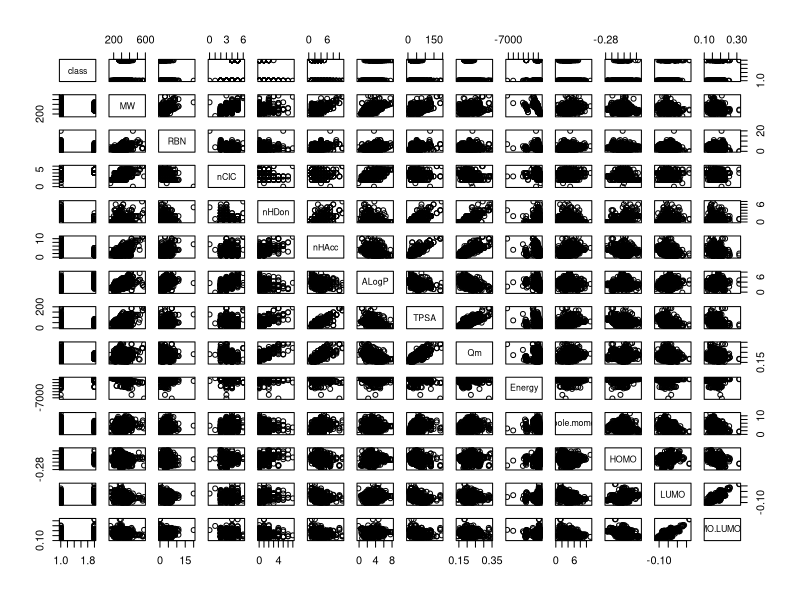
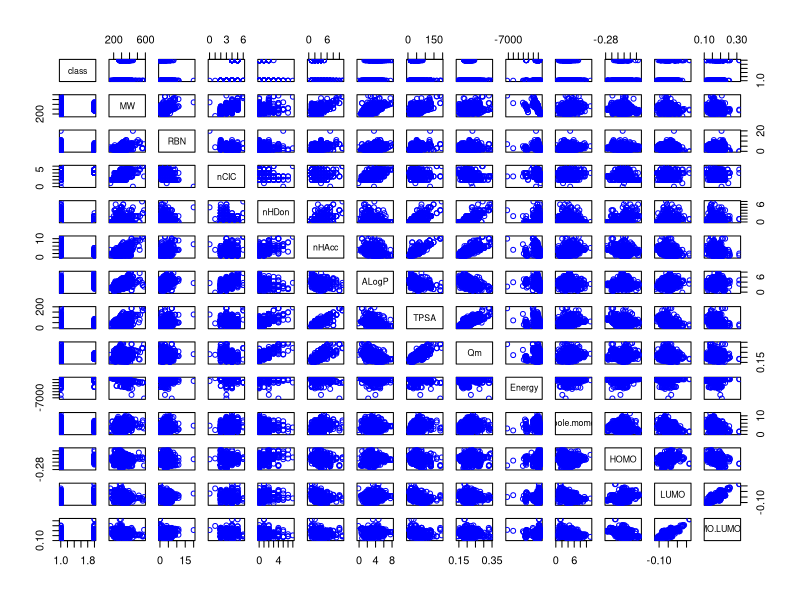
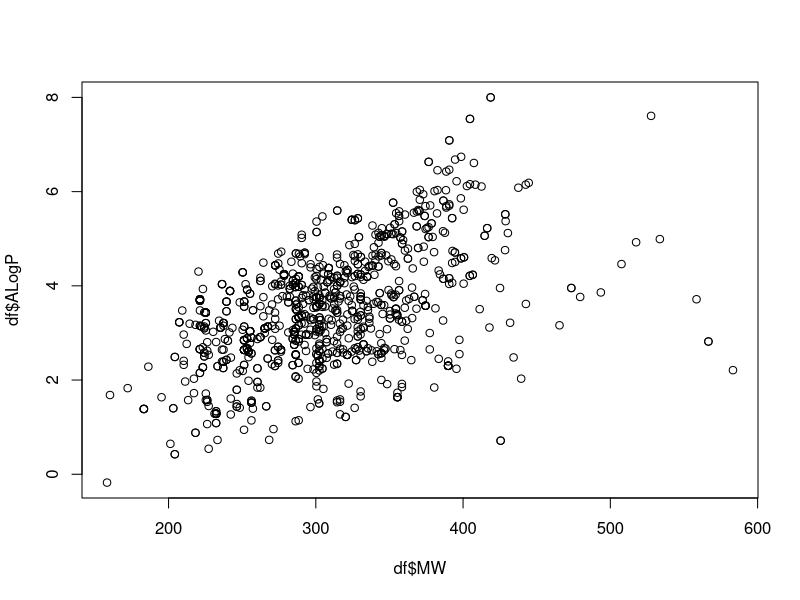
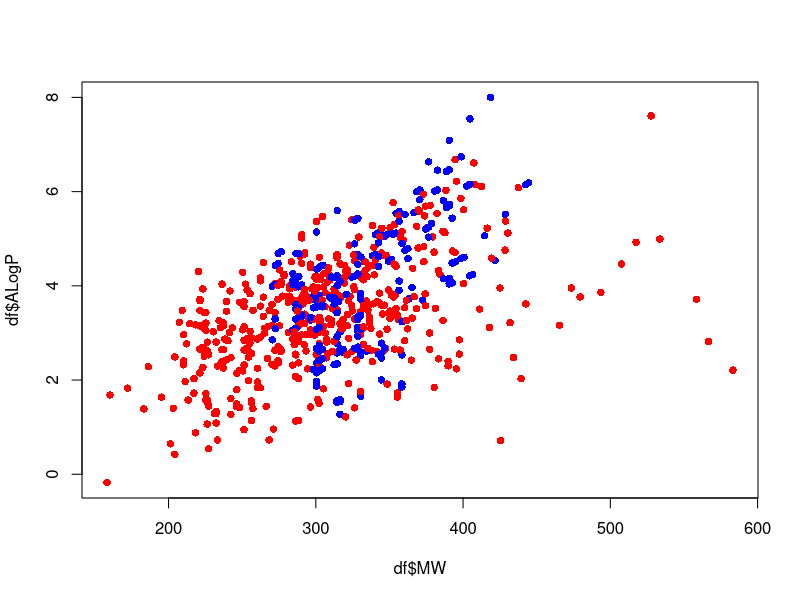
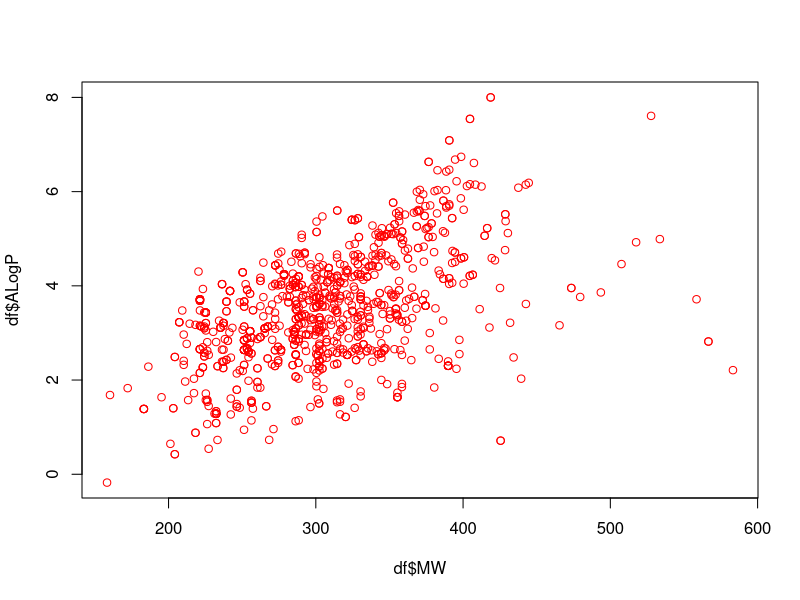
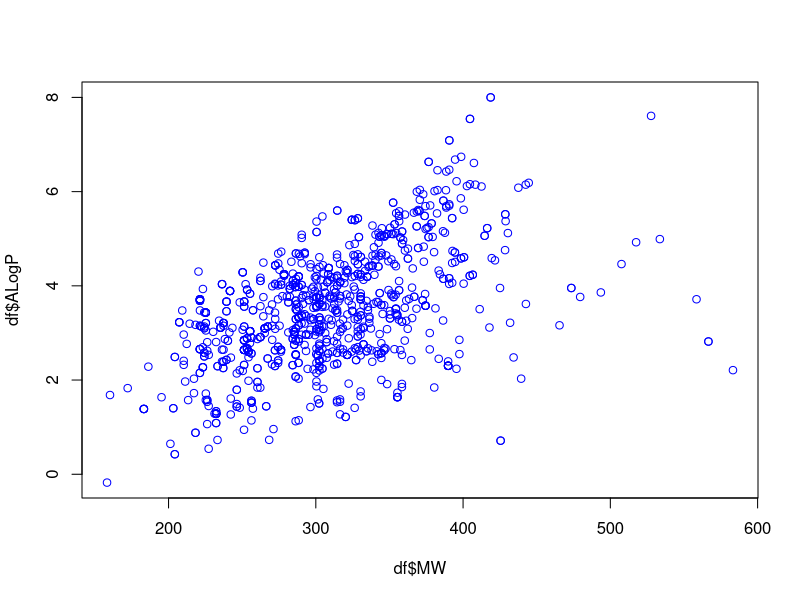
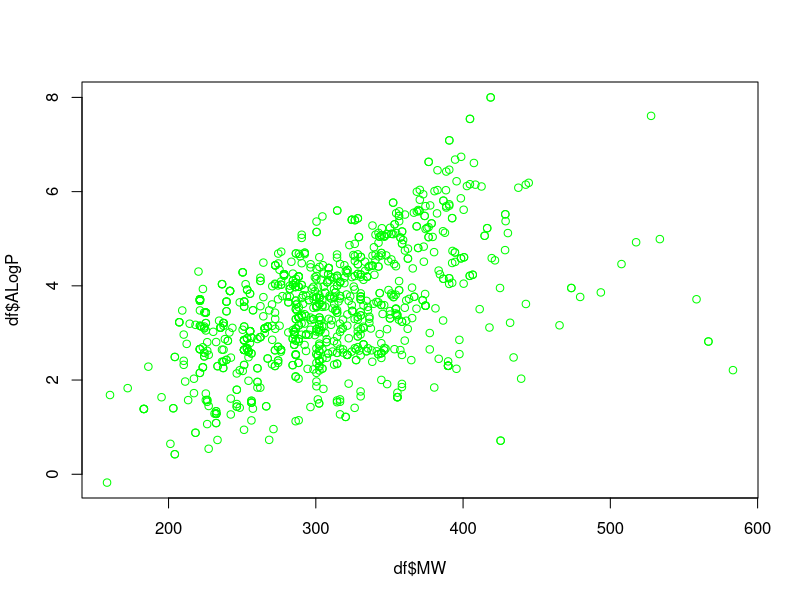
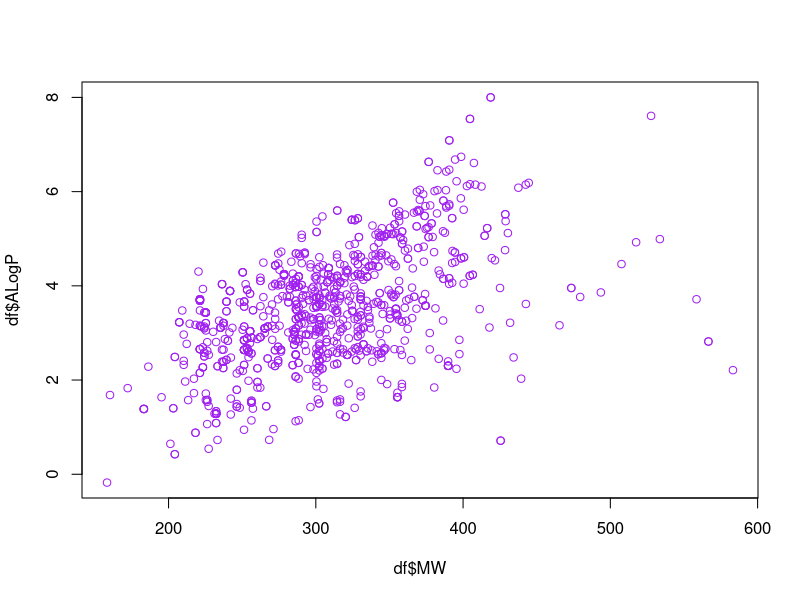

Generate these figures, in order, with R:
######## READ DATA
# https://link.springer.com/article/10.1007%2Fs11030-013-9462-x
# 11030_2013_9462_MOESM2_ESM.xls (423 kb)
# Supplementary material 2 (xls 423 KB)
aromatase <- read.csv("aromatase.csv")

######## MISSING DATA
sum(is.na(aromatase))
missingdata <- aromatase[!complete.cases(aromatase), ] # Identify which row contains missing data

aromatase <- na.omit(aromatase) # Remove any missing data >> Complete case
sum(is.na(aromatase)) # Check again for missing data

class <- aromatase[ ,2] # Class label
aromatase2 <- aromatase[,6:18]   # Descriptors
aromatase3 <- cbind(class, aromatase2) # Combine Class label + Descriptors into same dataframe

df <- aromatase3 # Once we are satisfied with the dataset, let's call it "df" for conciseness


######## plot()

# See at a glance all possible scatter plots
plot(df)
plot(df , col = "blue")

# Select a pair of interest to visualize scatter plot

# Figure 1, https://journals.plos.org/plosone/article?id=10.1371/journal.pone.0066566


plot(df$MW, df$ALogP)


# We're going to make Steroids blue and Non-Steroids red
library(colorspace) 
df$color <- factor(df$class,
                   levels=c("Steroid", "Non-Steroid"),
                   labels=c("blue", "red"))
plot(df$MW, df$ALogP, pch = 16, col=as.character(df$color) )




# col argument for defining the color
# R has 657 colors, colors() function lists these colors
plot(df$MW, df$ALogP, col = "red")
plot(df$MW, df$ALogP, col = "blue")
plot(df$MW, df$ALogP, col = "green")
plot(df$MW, df$ALogP, col = "purple")

plot(df$MW, df$ALogP, col = "orangered3")

plot(df$MW, df$ALogP, col = "#FF0000") # Hex color code for red

# Color in RGB color code
rgb(1,0,0) # red color
rgb(255,0,0, max=255) # red color

plot(df$MW, df$ALogP, col = rgb(0,0,0, max=255) )



# symbols

plot(df$MW, df$ALogP, pch = 1) # pch = 1, open circles (the default value)
# There are a total of 25 symbols to choose from
plot(df$MW, df$ALogP, pch = 2) # pch = 2, open triangle symbols
plot(df$MW, df$ALogP, pch = 3) # pch = 3, plus symbols
plot(df$MW, df$ALogP, pch = 4) # pch = 4, x symbols
plot(df$MW, df$ALogP, pch = 5) # pch = 5, diamond diamongs
plot(df$MW, df$ALogP, pch = 16) # pch = 16, filled circle symbols


plot(df$MW, df$ALogP, pch = 16, col = "orangered3")                                                
col2rgb("orangered3") # This gives us rgb(205,55,0, max=255)
plot(df$MW, df$ALogP, pch = 16, col = rgb(205,55,0, max=255))


# Add transparency to color 

library(scales)

plot(df$MW, df$ALogP, pch = 16, 
     col = alpha("orangered3", 0.3))

plot(df$MW, df$ALogP, pch = 16, 
     col = rgb(205,55,0, 75, max=255))

plot(df$MW, df$ALogP, pch = 16, col=alpha(as.character(df$color),0.3 ) )


##################################
# Multi-plot

# Scatter plot of first pair
plot(df$MW, df$ALogP, pch = 16, 
     col = rgb(1, 0, 0, alpha = 0.3),
     xlab = "Molecular Weight (MW)",    # X-axis label
     ylab = "Solubility (ALogP)", # Y-axis label
     font.lab = 2    # X and Y labels are now bold
)
abline(lm(df$ALogP ~ df$MW)) # adding a Trend line




# Scatter plot of second pair
plot(df$MW, df$Qm, pch = 16, 
     col = rgb(1, 0, 0, alpha = 0.3),
     xlab = "MW",    # X-axis label
     ylab = "Qm", # Y-axis label
     font.lab = 2    # X and Y labels are now bold
)
abline(lm(df$Qm ~ df$MW)) # Trend line


# Scatter plot of third pair
plot(df$HOMO, df$LUMO, pch = 16, 
     col = rgb(1, 0, 0, alpha = 0.3),
     xlab = "HOMO",    # X-axis label
     ylab = "LUMO", # Y-axis label
     font.lab = 2    # X and Y labels are now bold
)
abline(lm(df$LUMO ~ df$HOMO)) # Trend line


# Scatter plot of fourth pair
plot(df$MW, df$HOMO, pch = 16, 
     col = rgb(1, 0, 0, alpha = 0.3),
     xlab = "MW",    # X-axis label
     ylab = "HOMO", # Y-axis label
     font.lab = 2    # X and Y labels are now bold
)
abline(lm(df$HOMO ~ df$MW)) # Trend line


######## Creating multi-plot figures

# 2 rows by 2 columns

par(mfrow=c(2,2)) # This sets up a 2x2 plotting grid, meaning four plots will be arranged in two rows and two columns.
# Plot 1
# Plot 2
# Plot 3
# Plot 4
# Running plots in sequential order
par(mfrow=c(2,2),  mai = c(0.7, 0.7, 0.3, 0.3)) # In addition to defining a 2x2 grid, this adjusts the margin sizes using the mai parameter.
plot(df$MW, df$ALogP) # Plot 1
plot(df$MW, df$Qm) # Plot 2
plot(df$HOMO, df$LUMO) # Plot 3
plot(df$MW, df$HOMO) # Plot 4


# 3 rows by 1 column

par(mfrow=c(3,1))
# Plot 1
# Plot 2
# Plot 4

par(mfrow=c(3,1),  mai = c(0.3, 0.7, 0.1, 0.3))
plot(df$MW, df$ALogP) # Plot 1
plot(df$MW, df$Qm) # Plot 2
plot(df$MW, df$HOMO) # Plot 4


# 1 row by 3 column

par(mfrow=c(1,3))
# Plot 1
# Plot 2
# Plot 3
# Plot 4

par(mfrow=c(1,3),  mai = c(0.3, 0.3, 0.3, 0.3))
plot(df$MW, df$ALogP) # Plot 1
plot(df$MW, df$Qm) # Plot 2
plot(df$MW, df$HOMO) # Plot 4

par(mfrow=c(1,3),  mai = c(0.3, 0.3, 0.3, 0))
plot(df$ALogP, df$MW) # Plot 1
plot(df$Qm, df$MW) # Plot 2
plot(df$HOMO, df$MW) # Plot 4


######## Saving plot to file

# Single plot   

pdf("plot.pdf")
#...Insert plot function here...
dev.off()

pdf("plot.pdf")
plot(df$ALogP, df$MW)
dev.off()

# Multi-plot

pdf("plot2.pdf")
par(mfrow=c(2,2))
# Plot 1
# Plot 2
# Plot 3
# Plot 4
dev.off()

pdf("plot_multiplot.pdf")
par(mfrow=c(1,3),  mai = c(0.3, 0.3, 0.3, 0))
plot(df$ALogP, df$MW) # Plot 1
plot(df$Qm, df$MW) # Plot 2
plot(df$HOMO, df$MW) # Plot 4
dev.off()

pdf("plot2.pdf")
par(mfrow=c(2,2),  mai = c(0.7, 0.7, 0.3, 0.3))
# Plot 1
# Plot 2
# Plot 3
# Plot 4
dev.off()